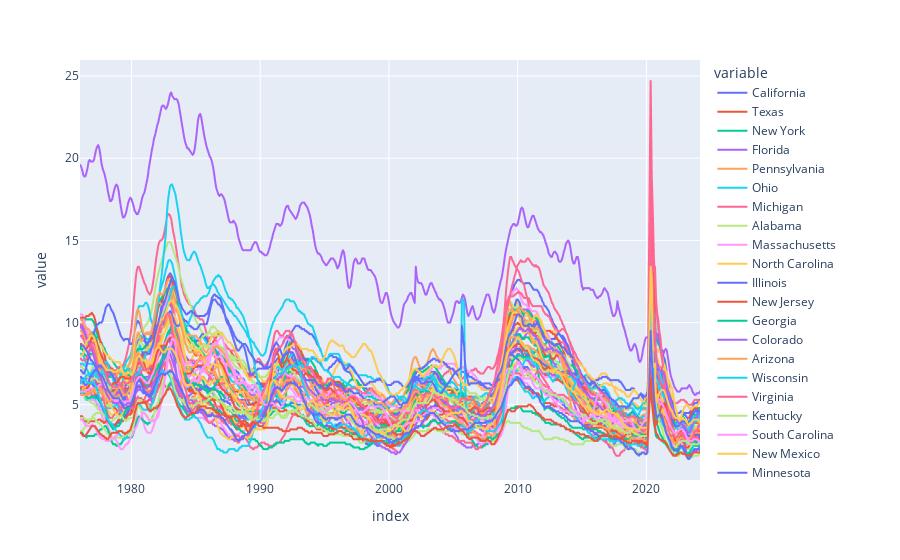

Source (notebook cell):
### Code cell
## Plotting unemployment rates per state
px.line(unemp_states)

### Figure 1 — Plotly figure (JSON) as saved in the notebook; plotly's stock layout.template omitted (floating-point values rounded to 4 significant figures; data arrays with more than 128 entries replaced by an {"elided": "..."} marker saying what was removed)
{"data": [{"hovertemplate": "variable=California<br>index=%{x}<br>value=%{y}<extra></extra>", "legendgroup": "California", "line": {"color": "#636efa", "dash": "solid"}, "marker": {"symbol": "circle"}, "mode": "lines", "name": "California", "showlegend": true, "type": "scattergl", "x": {"elided": "577 str values"}, "xaxis": "x", "y": {"elided": "577 float values"}, "yaxis": "y"}, {"hovertemplate": "variable=Texas<br>index=%{x}<br>value=%{y}<extra></extra>", "legendgroup": "Texas", "line": {"color": "#EF553B", "dash": "solid"}, "marker": {"symbol": "circle"}, "mode": "lines", "name": "Texas", "showlegend": true, "type": "scattergl", "x": {"elided": "577 str values"}, "xaxis": "x", "y": {"elided": "577 float values"}, "yaxis": "y"}, {"hovertemplate": "variable=New York<br>index=%{x}<br>value=%{y}<extra></extra>", "legendgroup": "New York", "line": {"color": "#00cc96", "dash": "solid"}, "marker": {"symbol": "circle"}, "mode": "lines", "name": "New York", "showlegend": true, "type": "scattergl", "x": {"elided": "577 str values"}, "xaxis": "x", "y": {"elided": "577 float values"}, "yaxis": "y"}, {"hovertemplate": "variable=Florida<br>index=%{x}<br>value=%{y}<extra></extra>", "legendgroup": "Florida", "line": {"color": "#ab63fa", "dash": "solid"}, "marker": {"symbol": "circle"}, "mode": "lines", "name": "Florida", "showlegend": true, "type": "scattergl", "x": {"elided": "577 str values"}, "xaxis": "x", "y": {"elided": "577 float values"}, "yaxis": "y"}, {"hovertemplate": "variable=Pennsylvania<br>index=%{x}<br>value=%{y}<extra></extra>", "legendgroup": "Pennsylvania", "line": {"color": "#FFA15A", "dash": "solid"}, "marker": {"symbol": "circle"}, "mode": "lines", "name": "Pennsylvania", "showlegend": true, "type": "scattergl", "x": {"elided": "577 str values"}, "xaxis": "x", "y": {"elided": "577 float values"}, "yaxis": "y"}, {"hovertemplate": "variable=Ohio<br>index=%{x}<br>value=%{y}<extra></extra>", "legendgroup": "Ohio", "line": {"color": "#19d3f3", "dash": "solid"}, "marker": {"symbol": "circle"}, "mode": "lines", "name": "Ohio", "showlegend": true, "type": "scattergl", "x": {"elided": "577 str values"}, "xaxis": "x", "y": {"elided": "577 float values"}, "yaxis": "y"}, {"hovertemplate": "variable=Michigan<br>index=%{x}<br>value=%{y}<extra></extra>", "legendgroup": "Michigan", "line": {"color": "#FF6692", "dash": "solid"}, "marker": {"symbol": "circle"}, "mode": "lines", "name": "Michigan", "showlegend": true, "type": "scattergl", "x": {"elided": "577 str values"}, "xaxis": "x", "y": {"elided": "577 float values"}, "yaxis": "y"}, {"hovertemplate": "variable=Alabama<br>index=%{x}<br>value=%{y}<extra></extra>", "legendgroup": "Alabama", "line": {"color": "#B6E880", "dash": "solid"}, "marker": {"symbol": "circle"}, "mode": "lines", "name": "Alabama", "showlegend": true, "type": "scattergl", "x": {"elided": "577 str values"}, "xaxis": "x", "y": {"elided": "577 float values"}, "yaxis": "y"}, {"hovertemplate": "variable=Massachusetts<br>index=%{x}<br>value=%{y}<extra></extra>", "legendgroup": "Massachusetts", "line": {"color": "#FF97FF", "dash": "solid"}, "marker": {"symbol": "circle"}, "mode": "lines", "name": "Massachusetts", "showlegend": true, "type": "scattergl", "x": {"elided": "577 str values"}, "xaxis": "x", "y": {"elided": "577 float values"}, "yaxis": "y"}, {"hovertemplate": "variable=North Carolina<br>index=%{x}<br>value=%{y}<extra></extra>", "legendgroup": "North Carolina", "line": {"color": "#FECB52", "dash": "solid"}, "marker": {"symbol": "circle"}, "mode": "lines", "name": "North Carolina", "showlegend": true, "type": "scattergl", "x": {"elided": "577 str values"}, "xaxis": "x", "y": {"elided": "577 float values"}, "yaxis": "y"}, {"hovertemplate": "variable=Illinois<br>index=%{x}<br>value=%{y}<extra></extra>", "legendgroup": "Illinois", "line": {"color": "#636efa", "dash": "solid"}, "marker": {"symbol": "circle"}, "mode": "lines", "name": "Illinois", "showlegend": true, "type": "scattergl", "x": {"elided": "577 str values"}, "xaxis": "x", "y": {"elided": "577 float values"}, "yaxis": "y"}, {"hovertemplate": "variable=New Jersey<br>index=%{x}<br>value=%{y}<extra></extra>", "legendgroup": "New Jersey", "line": {"color": "#EF553B", "dash": "solid"}, "marker": {"symbol": "circle"}, "mode": "lines", "name": "New Jersey", "showlegend": true, "type": "scattergl", "x": {"elided": "577 str values"}, "xaxis": "x", "y": {"elided": "577 float values"}, "yaxis": "y"}, {"hovertemplate": "variable=Georgia<br>index=%{x}<br>value=%{y}<extra></extra>", "legendgroup": "Georgia", "line": {"color": "#00cc96", "dash": "solid"}, "marker": {"symbol": "circle"}, "mode": "lines", "name": "Georgia", "showlegend": true, "type": "scattergl", "x": {"elided": "577 str values"}, "xaxis": "x", "y": {"elided": "577 float values"}, "yaxis": "y"}, {"hovertemplate": "variable=Colorado<br>index=%{x}<br>value=%{y}<extra></extra>", "legendgroup": "Colorado", "line": {"color": "#ab63fa", "dash": "solid"}, "marker": {"symbol": "circle"}, "mode": "lines", "name": "Colorado", "showlegend": true, "type": "scattergl", "x": {"elided": "577 str values"}, "xaxis": "x", "y": {"elided": "577 float values"}, "yaxis": "y"}, {"hovertemplate": "variable=Arizona<br>index=%{x}<br>value=%{y}<extra></extra>", "legendgroup": "Arizona", "line": {"color": "#FFA15A", "dash": "solid"}, "marker": {"symbol": "circle"}, "mode": "lines", "name": "Arizona", "showlegend": true, "type": "scattergl", "x": {"elided": "577 str values"}, "xaxis": "x", "y": {"elided": "577 float values"}, "yaxis": "y"}, {"hovertemplate": "variable=Wisconsin<br>index=%{x}<br>value=%{y}<extra></extra>", "legendgroup": "Wisconsin", "line": {"color": "#19d3f3", "dash": "solid"}, "marker": {"symbol": "circle"}, "mode": "lines", "name": "Wisconsin", "showlegend": true, "type": "scattergl", "x": {"elided": "577 str values"}, "xaxis": "x", "y": {"elided": "577 float values"}, "yaxis": "y"}, {"hovertemplate": "variable=Virginia<br>index=%{x}<br>value=%{y}<extra></extra>", "legendgroup": "Virginia", "line": {"color": "#FF6692", "dash": "solid"}, "marker": {"symbol": "circle"}, "mode": "lines", "name": "Virginia", "showlegend": true, "type": "scattergl", "x": {"elided": "577 str values"}, "xaxis": "x", "y": {"elided": "577 float values"}, "yaxis": "y"}, {"hovertemplate": "variable=Kentucky<br>index=%{x}<br>value=%{y}<extra></extra>", "legendgroup": "Kentucky", "line": {"color": "#B6E880", "dash": "solid"}, "marker": {"symbol": "circle"}, "mode": "lines", "name": "Kentucky", "showlegend": true, "type": "scattergl", "x": {"elided": "577 str values"}, "xaxis": "x", "y": {"elided": "577 float values"}, "yaxis": "y"}, {"hovertemplate": "variable=South Carolina<br>index=%{x}<br>value=%{y}<extra></extra>", "legendgroup": "South Carolina", "line": {"color": "#FF97FF", "dash": "solid"}, "marker": {"symbol": "circle"}, "mode": "lines", "name": "South Carolina", "showlegend": true, "type": "scattergl", "x": {"elided": "577 str values"}, "xaxis": "x", "y": {"elided": "577 float values"}, "yaxis": "y"}, {"hovertemplate": "variable=New Mexico<br>index=%{x}<br>value=%{y}<extra></extra>", "legendgroup": "New Mexico", "line": {"color": "#FECB52", "dash": "solid"}, "marker": {"symbol": "circle"}, "mode": "lines", "name": "New Mexico", "showlegend": true, "type": "scattergl", "x": {"elided": "577 str values"}, "xaxis": "x", "y": {"elided": "577 float values"}, "yaxis": "y"}, {"hovertemplate": "variable=Minnesota<br>index=%{x}<br>value=%{y}<extra></extra>", "legendgroup": "Minnesota", "line": {"color": "#636efa", "dash": "solid"}, "marker": {"symbol": "circle"}, "mode": "lines", "name": "Minnesota", "showlegend": true, "type": "scattergl", "x": {"elided": "577 str values"}, "xaxis": "x", "y": {"elided": "577 float values"}, "yaxis": "y"}, {"hovertemplate": "variable=Tennessee<br>index=%{x}<br>value=%{y}<extra></extra>", "legendgroup": "Tennessee", "line": {"color": "#EF553B", "dash": "solid"}, "marker": {"symbol": "circle"}, "mode": "lines", "name": "Tennessee", "showlegend": true, "type": "scattergl", "x": {"elided": "577 str values"}, "xaxis": "x", "y": {"elided": "577 float values"}, "yaxis": "y"}, {"hovertemplate": "variable=Washington<br>index=%{x}<br>value=%{y}<extra></extra>", "legendgroup": "Washington", "line": {"color": "#00cc96", "dash": "solid"}, "marker": {"symbol": "circle"}, "mode": "lines", "name": "Washington", "showlegend": true, "type": "scattergl", "x": {"elided": "577 str values"}, "xaxis": "x", "y": {"elided": "577 float values"}, "yaxis": "y"}, {"hovertemplate": "variable=Maryland<br>index=%{x}<br>value=%{y}<extra></extra>", "legendgroup": "Maryland", "line": {"color": "#ab63fa", "dash": "solid"}, "marker": {"symbol": "circle"}, "mode": "lines", "name": "Maryland", "showlegend": true, "type": "scattergl", "x": {"elided": "577 str values"}, "xaxis": "x", "y": {"elided": "577 float values"}, "yaxis": "y"}, {"hovertemplate": "variable=Oregon<br>index=%{x}<br>value=%{y}<extra></extra>", "legendgroup": "Oregon", "line": {"color": "#FFA15A", "dash": "solid"}, "marker": {"symbol": "circle"}, "mode": "lines", "name": "Oregon", "showlegend": true, "type": "scattergl", "x": {"elided": "577 str values"}, "xaxis": "x", "y": {"elided": "577 float values"}, "yaxis": "y"}, {"hovertemplate": "variable=West Virginia<br>index=%{x}<br>value=%{y}<extra></extra>", "legendgroup": "West Virginia", "line": {"color": "#19d3f3", "dash": "solid"}, "marker": {"symbol": "circle"}, "mode": "lines", "name": "West Virginia", "showlegend": true, "type": "scattergl", "x": {"elided": "577 str values"}, "xaxis": "x", "y": {"elided": "577 float values"}, "yaxis": "y"}, {"hovertemplate": "variable=Nevada<br>index=%{x}<br>value=%{y}<extra></extra>", "legendgroup": "Nevada", "line": {"color": "#FF6692", "dash": "solid"}, "marker": {"symbol": "circle"}, "mode": "lines", "name": "Nevada", "showlegend": true, "type": "scattergl", "x": {"elided": "577 str values"}, "xaxis": "x", "y": {"elided": "577 float values"}, "yaxis": "y"}, {"hovertemplate": "variable=Arkansas<br>index=%{x}<br>value=%{y}<extra></extra>", "legendgroup": "Arkansas", "line": {"color": "#B6E880", "dash": "solid"}, "marker": {"symbol": "circle"}, "mode": "lines", "name": "Arkansas", "showlegend": true, "type": "scattergl", "x": {"elided": "577 str values"}, "xaxis": "x", "y": {"elided": "577 float values"}, "yaxis": "y"}, {"hovertemplate": "variable=Oklahoma<br>index=%{x}<br>value=%{y}<extra></extra>", "legendgroup": "Oklahoma", "line": {"color": "#FF97FF", "dash": "solid"}, "marker": {"symbol": "circle"}, "mode": "lines", "name": "Oklahoma", "showlegend": true, "type": "scattergl", "x": {"elided": "577 str values"}, "xaxis": "x", "y": {"elided": "577 float values"}, "yaxis": "y"}, {"hovertemplate": "variable=Missouri<br>index=%{x}<br>value=%{y}<extra></extra>", "legendgroup": "Missouri", "line": {"color": "#FECB52", "dash": "solid"}, "marker": {"symbol": "circle"}, "mode": "lines", "name": "Missouri", "showlegend": true, "type": "scattergl", "x": {"elided": "577 str values"}, "xaxis": "x", "y": {"elided": "577 float values"}, "yaxis": "y"}, {"hovertemplate": "variable=Alaska<br>index=%{x}<br>value=%{y}<extra></extra>", "legendgroup": "Alaska", "line": {"color": "#636efa", "dash": "solid"}, "marker": {"symbol": "circle"}, "mode": "lines", "name": "Alaska", "showlegend": true, "type": "scattergl", "x": {"elided": "577 str values"}, "xaxis": "x", "y": {"elided": "577 float values"}, "yaxis": "y"}, {"hovertemplate": "variable=Iowa<br>index=%{x}<br>value=%{y}<extra></extra>", "legendgroup": "Iowa", "line": {"color": "#EF553B", "dash": "solid"}, "marker": {"symbol": "circle"}, "mode": "lines", "name": "Iowa", "showlegend": true, "type": "scattergl", "x": {"elided": "577 str values"}, "xaxis": "x", "y": {"elided": "577 float values"}, "yaxis": "y"}, {"hovertemplate": "variable=Utah<br>index=%{x}<br>value=%{y}<extra></extra>", "legendgroup": "Utah", "line": {"color": "#00cc96", "dash": "solid"}, "marker": {"symbol": "circle"}, "mode": "lines", "name": "Utah", "showlegend": true, "type": "scattergl", "x": {"elided": "577 str values"}, "xaxis": "x", "y": {"elided": "577 float values"}, "yaxis": "y"}, {"hovertemplate": "variable=Puerto Rico<br>index=%{x}<br>value=%{y}<extra></extra>", "legendgroup": "Puerto Rico", "line": {"color": "#ab63fa", "dash": "solid"}, "marker": {"symbol": "circle"}, "mode": "lines", "name": "Puerto Rico", "showlegend": true, "type": "scattergl", "x": {"elided": "577 str values"}, "xaxis": "x", "y": {"elided": "577 float values"}, "yaxis": "y"}, {"hovertemplate": "variable=Indiana<br>index=%{x}<br>value=%{y}<extra></extra>", "legendgroup": "Indiana", "line": {"color": "#FFA15A", "dash": "solid"}, "marker": {"symbol": "circle"}, "mode": "lines", "name": "Indiana", "showlegend": true, "type": "scattergl", "x": {"elided": "577 str values"}, "xaxis": "x", "y": {"elided": "577 float values"}, "yaxis": "y"}, {"hovertemplate": "variable=Louisiana<br>index=%{x}<br>value=%{y}<extra></extra>", "legendgroup": "Louisiana", "line": {"color": "#19d3f3", "dash": "solid"}, "marker": {"symbol": "circle"}, "mode": "lines", "name": "Louisiana", "showlegend": true, "type": "scattergl", "x": {"elided": "577 str values"}, "xaxis": "x", "y": {"elided": "577 float values"}, "yaxis": "y"}, {"hovertemplate": "variable=Hawaii<br>index=%{x}<br>value=%{y}<extra></extra>", "legendgroup": "Hawaii", "line": {"color": "#FF6692", "dash": "solid"}, "marker": {"symbol": "circle"}, "mode": "lines", "name": "Hawaii", "showlegend": true, "type": "scattergl", "x": {"elided": "577 str values"}, "xaxis": "x", "y": {"elided": "577 float values"}, "yaxis": "y"}, {"hovertemplate": "variable=North Dakota<br>index=%{x}<br>value=%{y}<extra></extra>", "legendgroup": "North Dakota", "line": {"color": "#B6E880", "dash": "solid"}, "marker": {"symbol": "circle"}, "mode": "lines", "name": "North Dakota", "showlegend": true, "type": "scattergl", "x": {"elided": "577 str values"}, "xaxis": "x", "y": {"elided": "577 float values"}, "yaxis": "y"}, {"hovertemplate": "variable=Montana<br>index=%{x}<br>value=%{y}<extra></extra>", "legendgroup": "Montana", "line": {"color": "#FF97FF", "dash": "solid"}, "marker": {"symbol": "circle"}, "mode": "lines", "name": "Montana", "showlegend": true, "type": "scattergl", "x": {"elided": "577 str values"}, "xaxis": "x", "y": {"elided": "577 float values"}, "yaxis": "y"}, {"hovertemplate": "variable=the District of Columbia<br>index=%{x}<br>value=%{y}<extra></extra>", "legendgroup": "the District of Columbia", "line": {"color": "#FECB52", "dash": "solid"}, "marker": {"symbol": "circle"}, "mode": "lines", "name": "the District of Columbia", "showlegend": true, "type": "scattergl", "x": {"elided": "577 str values"}, "xaxis": "x", "y": {"elided": "577 float values"}, "yaxis": "y"}, {"hovertemplate": "variable=Mississippi<br>index=%{x}<br>value=%{y}<extra></extra>", "legendgroup": "Mississippi", "line": {"color": "#636efa", "dash": "solid"}, "marker": {"symbol": "circle"}, "mode": "lines", "name": "Mississippi", "showlegend": true, "type": "scattergl", "x": {"elided": "577 str values"}, "xaxis": "x", "y": {"elided": "577 float values"}, "yaxis": "y"}, {"hovertemplate": "variable=Maine<br>index=%{x}<br>value=%{y}<extra></extra>", "legendgroup": "Maine", "line": {"color": "#EF553B", "dash": "solid"}, "marker": {"symbol": "circle"}, "mode": "lines", "name": "Maine", "showlegend": true, "type": "scattergl", "x": {"elided": "577 str values"}, "xaxis": "x", "y": {"elided": "577 float values"}, "yaxis": "y"}, {"hovertemplate": "variable=Nebraska<br>index=%{x}<br>value=%{y}<extra></extra>", "legendgroup": "Nebraska", "line": {"color": "#00cc96", "dash": "solid"}, "marker": {"symbol": "circle"}, "mode": "lines", "name": "Nebraska", "showlegend": true, "type": "scattergl", "x": {"elided": "577 str values"}, "xaxis": "x", "y": {"elided": "577 float values"}, "yaxis": "y"}, {"hovertemplate": "variable=Connecticut<br>index=%{x}<br>value=%{y}<extra></extra>", "legendgroup": "Connecticut", "line": {"color": "#ab63fa", "dash": "solid"}, "marker": {"symbol": "circle"}, "mode": "lines", "name": "Connecticut", "showlegend": true, "type": "scattergl", "x": {"elided": "577 str values"}, "xaxis": "x", "y": {"elided": "577 float values"}, "yaxis": "y"}, {"hovertemplate": "variable=Idaho<br>index=%{x}<br>value=%{y}<extra></extra>", "legendgroup": "Idaho", "line": {"color": "#FFA15A", "dash": "solid"}, "marker": {"symbol": "circle"}, "mode": "lines", "name": "Idaho", "showlegend": true, "type": "scattergl", "x": {"elided": "577 str values"}, "xaxis": "x", "y": {"elided": "577 float values"}, "yaxis": "y"}, {"hovertemplate": "variable=New Hampshire<br>index=%{x}<br>value=%{y}<extra></extra>", "legendgroup": "New Hampshire", "line": {"color": "#19d3f3", "dash": "solid"}, "marker": {"symbol": "circle"}, "mode": "lines", "name": "New Hampshire", "showlegend": true, "type": "scattergl", "x": {"elided": "577 str values"}, "xaxis": "x", "y": {"elided": "577 float values"}, "yaxis": "y"}, {"hovertemplate": "variable=Rhode Island<br>index=%{x}<br>value=%{y}<extra></extra>", "legendgroup": "Rhode Island", "line": {"color": "#FF6692", "dash": "solid"}, "marker": {"symbol": "circle"}, "mode": "lines", "name": "Rhode Island", "showlegend": true, "type": "scattergl", "x": {"elided": "577 str values"}, "xaxis": "x", "y": {"elided": "577 float values"}, "yaxis": "y"}, {"hovertemplate": "variable=Kansas<br>index=%{x}<br>value=%{y}<extra></extra>", "legendgroup": "Kansas", "line": {"color": "#B6E880", "dash": "solid"}, "marker": {"symbol": "circle"}, "mode": "lines", "name": "Kansas", "showlegend": true, "type": "scattergl", "x": {"elided": "577 str values"}, "xaxis": "x", "y": {"elided": "577 float values"}, "yaxis": "y"}, {"hovertemplate": "variable=Wyoming<br>index=%{x}<br>value=%{y}<extra></extra>", "legendgroup": "Wyoming", "line": {"color": "#FF97FF", "dash": "solid"}, "marker": {"symbol": "circle"}, "mode": "lines", "name": "Wyoming", "showlegend": true, "type": "scattergl", "x": {"elided": "577 str values"}, "xaxis": "x", "y": {"elided": "577 float values"}, "yaxis": "y"}, {"hovertemplate": "variable=Delaware<br>index=%{x}<br>value=%{y}<extra></extra>", "legendgroup": "Delaware", "line": {"color": "#FECB52", "dash": "solid"}, "marker": {"symbol": "circle"}, "mode": "lines", "name": "Delaware", "showlegend": true, "type": "scattergl", "x": {"elided": "577 str values"}, "xaxis": "x", "y": {"elided": "577 float values"}, "yaxis": "y"}, {"hovertemplate": "variable=Vermont<br>index=%{x}<br>value=%{y}<extra></extra>", "legendgroup": "Vermont", "line": {"color": "#636efa", "dash": "solid"}, "marker": {"symbol": "circle"}, "mode": "lines", "name": "Vermont", "showlegend": true, "type": "scattergl", "x": {"elided": "577 str values"}, "xaxis": "x", "y": {"elided": "577 float values"}, "yaxis": "y"}, {"hovertemplate": "variable=South Dakota<br>index=%{x}<br>value=%{y}<extra></extra>", "legendgroup": "South Dakota", "line": {"color": "#EF553B", "dash": "solid"}, "marker": {"symbol": "circle"}, "mode": "lines", "name": "South Dakota", "showlegend": true, "type": "scattergl", "x": {"elided": "577 str values"}, "xaxis": "x", "y": {"elided": "577 float values"}, "yaxis": "y"}], "layout": {"legend": {"title": {"text": "variable"}, "tracegroupgap": 0}, "margin": {"t": 60}, "xaxis": {"anchor": "y", "domain": [0, 1], "title": {"text": "index"}}, "yaxis": {"anchor": "x", "domain": [0, 1], "title": {"text": "value"}}}}
